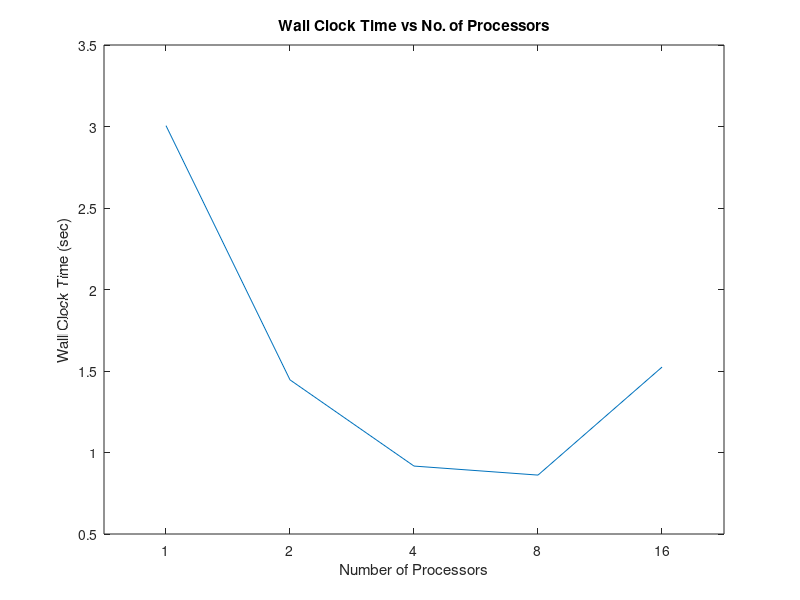
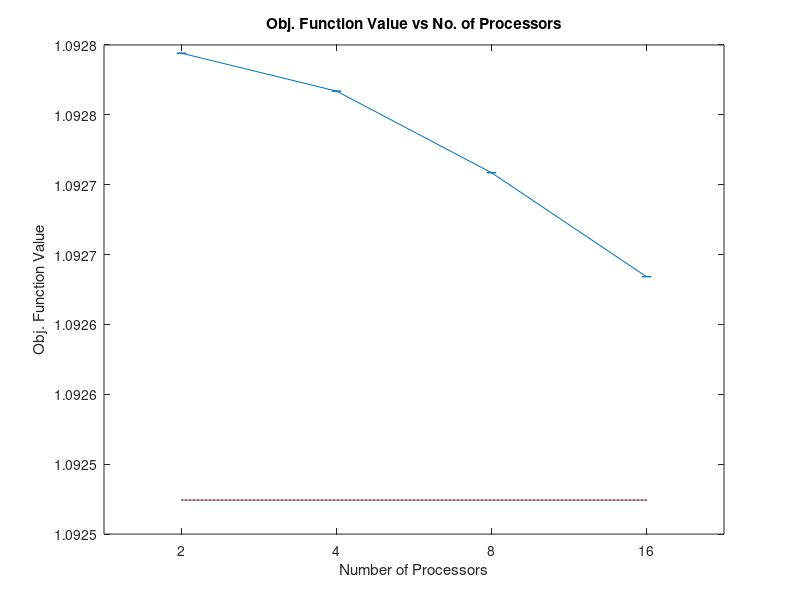
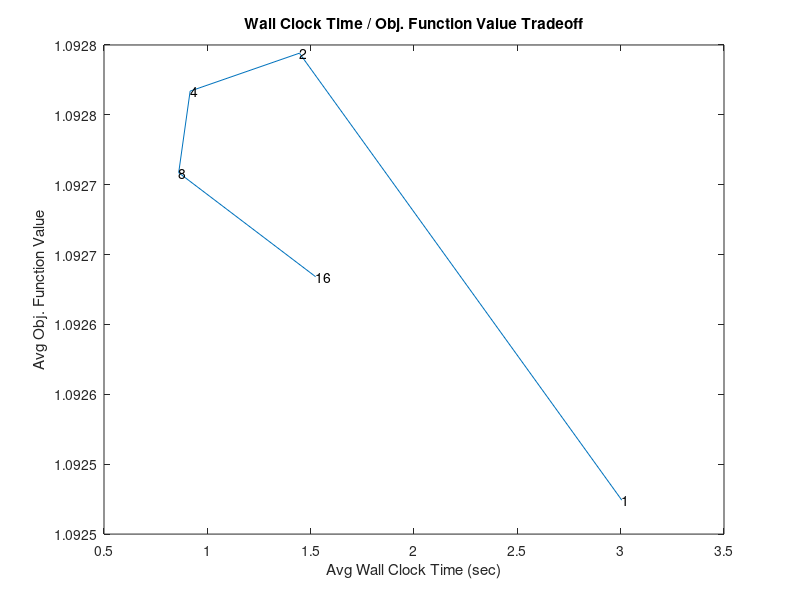
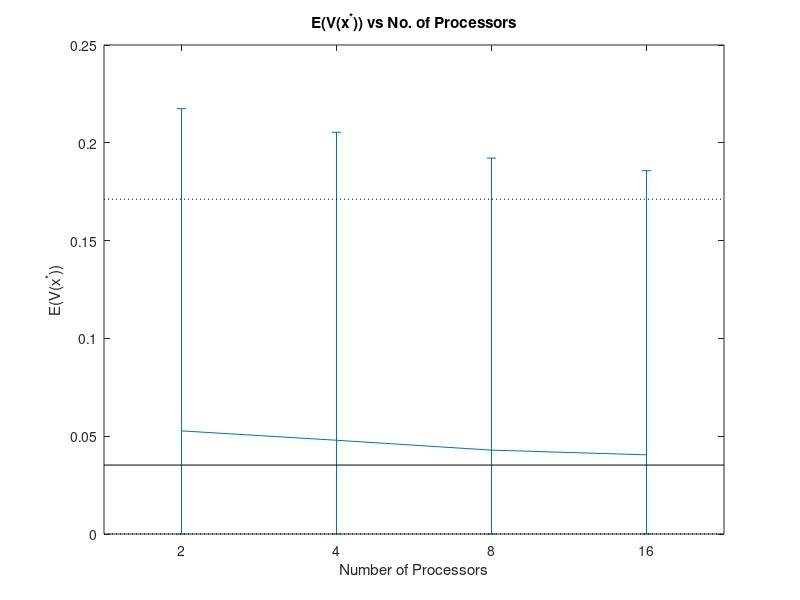

The MATLAB script that drew these images, in order:
% M = # of macroreplications (of the PSCP procedure)
M = 50;

num_proc = [1, 2, 4, 8, 16];
num_settings = length(num_proc);

% Number of assets
num_assets = 200; % num_assets = length(y*)

% Read in the data from a text file "frontier_data.txt"
sizedata = [3+num_assets, M*num_settings];
fileID = fopen('frontier_data.txt','r');
formatSpec = '%f';
data = fscanf(fileID,formatSpec, sizedata);
fclose(fileID);

data = data';

% Assume the data is sitting in a matrix with columns:
% p (# of processors) | time (sec) | t* | y*

% R = # of realizations (of payouts)
R = 5000;

% Set confidence level for CIs
alpha = 0.05;
z_alpha_over_2 = norminv(1-alpha/2);

%%
% Suppose we extract all of the times into a matrix "times"
% with M rows and columns of 1|2|4|8|16 processors.
%times = rand(M,num_settings); % fake data set
times = data(:,2);
times = reshape(times,M,num_settings);

% Make plot of wall clock time vs number of processors
% Normality assumption
avg_times = mean(times);
% var_times = var(times);
% lower_CI_times = z_alpha_over_2*(var_times/sqrt(M));
% upper_CI_times = z_alpha_over_2*(var_times/sqrt(M));

figure
plot(log2(num_proc), avg_times);
%errorbar(log2(num_proc), avg_times, lower_CI_times, upper_CI_times);
xlabel('Number of Processors')
ylabel('Wall Clock Time (sec)')
title('Wall Clock Time vs No. of Processors')

V = axis;
V(1:2) = [-0.5, 4.5];
axis(V);

xticks = 0:4;
set(gca, 'XTick', xticks);
xtl = {'1','2','4','8','16'};
set(gca, 'XTickLabel', xtl)

%%
% Suppose we extract all of the obj fn values (t*) into a matrix "objfnvalues"
% with M rows and columns of 1|2|4|8|16 processors.
objfnvalues = data(:,3);
objfnvalues = reshape(objfnvalues,M,num_settings);

% Make plot of obj fn value vs number of processors
% Normality assumption
avg_objfnvalues = mean(objfnvalues);
var_objfnvalues = var(objfnvalues);
lower_CI_objfnvalues = z_alpha_over_2*(var_objfnvalues/sqrt(M));
upper_CI_objfnvalues = z_alpha_over_2*(var_objfnvalues/sqrt(M));

figure
errorbar(log2(num_proc(2:num_settings)), avg_objfnvalues(2:num_settings), lower_CI_objfnvalues(2:num_settings), upper_CI_objfnvalues(2:num_settings));
hold on
plot([1,4], [avg_objfnvalues(1),avg_objfnvalues(1)]);
plot([1,4], [avg_objfnvalues(1)-lower_CI_objfnvalues(1),avg_objfnvalues(1)-lower_CI_objfnvalues(1)],'b:');
plot([1,4], [avg_objfnvalues(1)+upper_CI_objfnvalues(1),avg_objfnvalues(1)+upper_CI_objfnvalues(1)],'b:');
hold off

xlabel('Number of Processors')
ylabel('Obj. Function Value')
title('Obj. Function Value vs No. of Processors')

V = axis;
V(1:2) = [0.5, 4.5];
axis(V);

xticks = 1:4;
set(gca, 'XTick', xticks);
xtl = {'2','4','8','16'};
set(gca, 'XTickLabel', xtl)

%%
% Make plot of obj fn value/wall clock time tradeoff
figure
plot(avg_times, avg_objfnvalues);
text(avg_times, avg_objfnvalues, {'1','2','4','8','16'});
xlabel('Avg Wall Clock Time (sec)');
ylabel('Avg Obj. Function Value');
title('Wall Clock Time / Obj. Function Value Tradeoff');

%%
avg_viol_prob = zeros(1,num_settings);
avg_prob_viol_prob_gr_eps = zeros(1,num_settings);
lower_CI_est_viol_prob = zeros(1,num_settings);
upper_CI_est_viol_prob = zeros(1,num_settings);
lower_CI_viol_prob_gr_eps = zeros(1,num_settings);
upper_CI_viol_prob_gr_eps = zeros(1,num_settings);

for i = 1:num_settings

	% Suppose we extract all of the y* and t* into a matrix "solns"
	solns = data((i-1)*M+1:i*M,4:3+num_assets);
    t_values = data((i-1)*M+1:i*M,3);

	% Construct unbiased estimators of E[V(y*)] and Pr(V(y*)>epsilon)
	epsilon = 0.05;

	% This all is just for one number of processors, not all
	% Need to further vectorize
	est_viol_prob = zeros(1,M);
	viol_prob_gr_eps = zeros(1,M);
	for m = 1:M
		ystar = solns(m,1:num_assets);
		%tstar = solns(m,num_assets+1);
		tstar = t_values(m); % for testing

		% Generate a random set of R realizations
		%realizations = rand(num_assets,R);
		realizations = lognrnd(0.094278,sqrt(0.002064),num_assets-1,R);
        realizations = [realizations; 1.05*ones(1,R)];
        
		returns = ystar*realizations;
		est_viol_prob(m) = (1/R)*sum(returns < tstar);
		viol_prob_gr_eps(m) = (est_viol_prob(m) > epsilon);
	end
	avg_viol_prob(i) = mean(est_viol_prob);
	avg_prob_viol_prob_gr_eps(i) = mean(viol_prob_gr_eps);

	% Construct CIs
	lower_CI_est_viol_prob(i) = min(z_alpha_over_2*(sqrt(avg_viol_prob(i)*(1-avg_viol_prob(i))/sqrt(M))),avg_viol_prob(i));
	upper_CI_est_viol_prob(i) = z_alpha_over_2*(sqrt(avg_viol_prob(i)*(1-avg_viol_prob(i))/sqrt(M)));
	lower_CI_viol_prob_gr_eps(i) = min(z_alpha_over_2*(sqrt(avg_prob_viol_prob_gr_eps(i)*(1-avg_prob_viol_prob_gr_eps(i))/sqrt(M))),avg_prob_viol_prob_gr_eps(i));
	upper_CI_viol_prob_gr_eps(i) = z_alpha_over_2*(sqrt(avg_prob_viol_prob_gr_eps(i)*(1-avg_prob_viol_prob_gr_eps(i))/sqrt(M)));
end

%%
% Make plot of violation probability vs number of processors
figure
errorbar(log2(num_proc(2:num_settings)), avg_viol_prob(2:num_settings), lower_CI_est_viol_prob(2:num_settings), upper_CI_est_viol_prob(2:num_settings));
%errorbar(1, avg_viol_prob, lower_CI_est_viol_prob, upper_CI_est_viol_prob);
xlabel('Number of Processors')
ylabel('E(V(x^*))')
title('E(V(x^*)) vs No. of Processors')

hold on
plot([0.5,4.5], [avg_viol_prob(1),avg_viol_prob(1)],'k');
plot([0.5,4.5], [avg_viol_prob(1)-lower_CI_est_viol_prob(1),avg_viol_prob(1)-lower_CI_est_viol_prob(1)],'k:');
plot([0.5,4.5], [avg_viol_prob(1)+upper_CI_est_viol_prob(1),avg_viol_prob(1)+upper_CI_est_viol_prob(1)],'k:');
hold off

V = axis;
V(1:2) = [0.5, 4.5];
axis(V);

xticks = 1:4;
set(gca, 'XTick', xticks);
xtl = {'2','4','8','16'};
set(gca, 'XTickLabel', xtl)

%%
% Make plot of prob viol prob > epsilon vs number of processors
figure
errorbar(log2(num_proc(2:num_settings)), avg_prob_viol_prob_gr_eps(2:num_settings), lower_CI_viol_prob_gr_eps(2:num_settings), upper_CI_viol_prob_gr_eps(2:num_settings));
%errorbar(1, avg_prob_viol_prob_gr_eps, lower_CI_viol_prob_gr_eps, upper_CI_viol_prob_gr_eps);
xlabel('Number of Processors')
ylabel('Pr(V(x^*) > \epsilon)')
title('Pr(V(x^*) > \epsilon) vs No. of Processors')

hold on
plot([0.5,4.5], [avg_prob_viol_prob_gr_eps(1),avg_prob_viol_prob_gr_eps(1)],'k');
plot([0.5,4.5], [avg_prob_viol_prob_gr_eps(1)-lower_CI_viol_prob_gr_eps(1),avg_prob_viol_prob_gr_eps(1)-lower_CI_viol_prob_gr_eps(1)],'k:');
plot([0.5,4.5], [avg_prob_viol_prob_gr_eps(1)+upper_CI_viol_prob_gr_eps(1),avg_prob_viol_prob_gr_eps(1)+upper_CI_viol_prob_gr_eps(1)],'k:');
hold off

V = axis;
V(1:2) = [0.5, 4.5];
axis(V);

xticks = 1:4;
set(gca, 'XTick', xticks);
xtl = {'2','4','8','16'};
set(gca, 'XTickLabel', xtl)
%%
% Make plot of prob(viol prob > eps)/wall clock time tradeoff
figure
plot(avg_times, avg_prob_viol_prob_gr_eps);
text(avg_times, avg_prob_viol_prob_gr_eps, {'1','2','4','8','16'});
xlabel('Avg Wall Clock Time');
ylabel('Pr(V(x^*) > \epsilon)');
title('Wall Clock Time / Pr(V(x^*) > \epsilon) Tradeoff');
